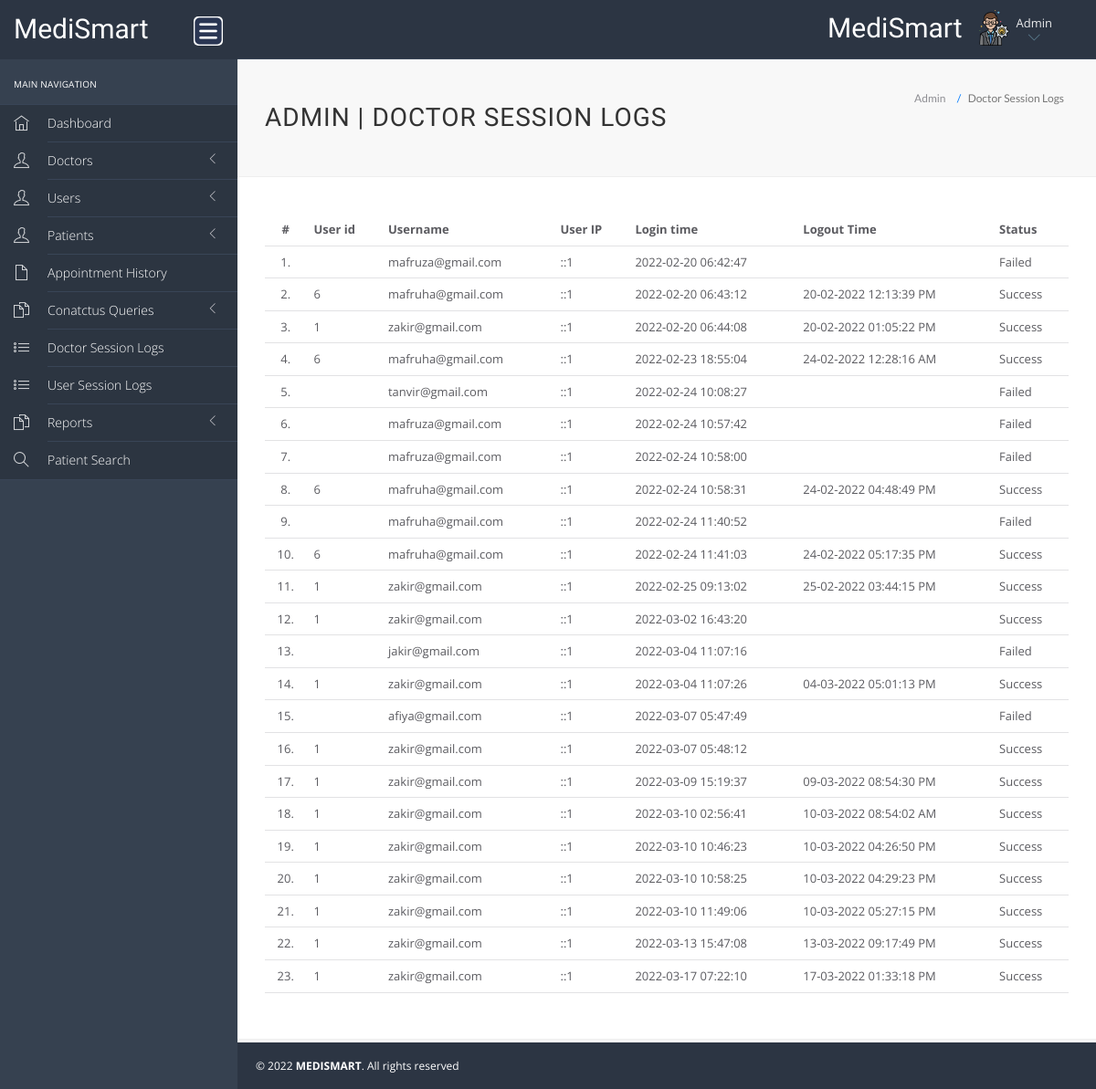
The page /hms/admin/doctor-logs.php (signed in) on the database as committed earlier.
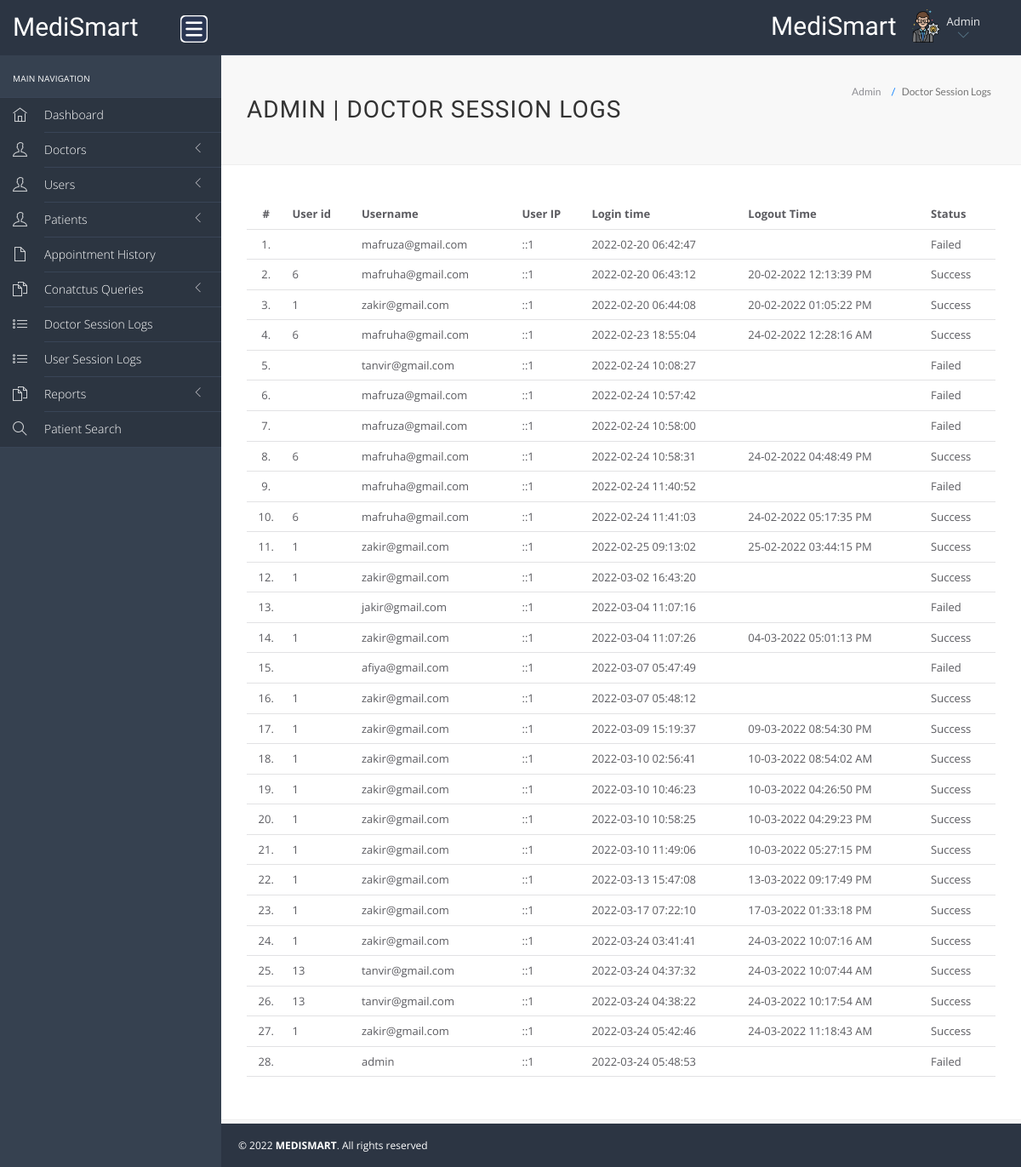
The same page on the database as committed later.
### tables this page shows
CREATE TABLE `doctorslog` (
  `id` int(11) NOT NULL,
  `uid` int(11) DEFAULT NULL,
  `username` varchar(255) DEFAULT NULL,
  `userip` binary(16) DEFAULT NULL,
  `loginTime` timestamp NULL DEFAULT current_timestamp(),
  `logout` varchar(255) DEFAULT NULL,
  `status` int(11) DEFAULT NULL
);

### hms/admin/doctor-logs.php (the view, shortened to what this page needs)
<?php
include('include/config.php');
?>
<!DOCTYPE html>
<html lang="en">
	<head>
		<link rel="stylesheet" href="vendor/bootstrap/css/bootstrap.min.css">
		<link rel="stylesheet" href="vendor/fontawesome/css/font-awesome.min.css">
		<link rel="stylesheet" href="vendor/themify-icons/themify-icons.min.css">
		<link href="vendor/animate.css/animate.min.css" rel="stylesheet" media="screen">
		<link href="vendor/perfect-scrollbar/perfect-scrollbar.min.css" rel="stylesheet" media="screen">
		<link href="vendor/switchery/switchery.min.css" rel="stylesheet" media="screen">
		<link href="vendor/bootstrap-touchspin/jquery.bootstrap-touchspin.min.css" rel="stylesheet" media="screen">
		<link href="vendor/select2/select2.min.css" rel="stylesheet" media="screen">
		<link href="vendor/bootstrap-datepicker/bootstrap-datepicker3.standalone.min.css" rel="stylesheet" media="screen">
		<link href="vendor/bootstrap-timepicker/bootstrap-timepicker.min.css" rel="stylesheet" media="screen">
		<link rel="stylesheet" href="assets/css/styles.css">
		<link rel="stylesheet" href="assets/css/plugins.css">
		<link rel="stylesheet" href="assets/css/themes/theme-5.css" id="skin_color" />
	</head>
	<body>
		<div id="app">
<?php include('include/sidebar.php');?>
			<div class="app-content">
					<?php include('include/header.php');?>
				<div class="main-content" >
					<div class="wrap-content container" id="container">
						<section id="page-title">
							<div class="row">
								<div class="col-sm-8">
									<h1 class="mainTitle">Admin  | Doctor Session Logs</h1>
																	</div>
								<ol class="breadcrumb">
									<li>
										<span>Admin </span>
									</li>
									<li class="active">
										<span>Doctor Session Logs</span>
									</li>
								</ol>
							</div>
						</section>
						<div class="container-fluid container-fullw bg-white">
									<div class="row">
								<div class="col-md-12">
									<table class="table table-hover" id="sample-table-1">
										<thead>
											<tr>
												<th class="center">#</th>
												<th class="hidden-xs">User id</th>
												<th>Username</th>
												<th>User IP</th>
												<th>Login time</th>
												<th>Logout Time </th>
												<th> Status </th>
											</tr>
										</thead>
										<tbody>
<?php
$sql=mysqli_query($con,"select * from doctorslog ");
$cnt=1;
while($row=mysqli_fetch_array($sql))
{
?>
											<tr>
												<td class="center"><?php echo $cnt;?>.</td>
												<td class="hidden-xs"><?php echo $row['uid'];?></td>
												<td class="hidden-xs"><?php echo $row['username'];?></td>
												<td><?php echo $row['userip'];?></td>
												<td><?php echo $row['loginTime'];?></td>
												<td><?php echo $row['logout'];?>
												</td>
												<td>
<?php if($row['status']==1)
{
	echo "Success";
}
else
{
	echo "Failed";
}?>
</td>
											</tr>
											<?php
$cnt=$cnt+1;
											 }?>
										</tbody>
									</table>
								</div>
							</div>
								</div>
					</div>
				</div>
			</div>
	<?php include('include/footer.php');?>
		</div>
	</body>
</html>

### hms/admin/include/sidebar.php (shortened to what this page needs)
<div class="sidebar app-aside" id="sidebar">
    <div class="sidebar-container perfect-scrollbar">
        <nav>
            <div class="navbar-title">
                <span>Main Navigation</span>
            </div>
            <ul class="main-navigation-menu">
                <li>
                    <a href="dashboard.php">
                        <div class="item-content">
                            <div class="item-media">
                                <i class="ti-home"></i>
                            </div>
                            <div class="item-inner">
                                <span class="title"> Dashboard </span>
                            </div>
                        </div>
                    </a>
                </li>
                <li>
                    <a href="javascript:void(0)">
                        <div class="item-content">
                            <div class="item-media">
                                <i class="ti-user"></i>
                            </div>
                            <div class="item-inner">
                                <span class="title"> Doctors </span><i class="icon-arrow"></i>
                            </div>
                        </div>
                    </a>
                </li>
                <li>
                    <a href="javascript:void(0)">
                        <div class="item-content">
                            <div class="item-media">
                                <i class="ti-user"></i>
                            </div>
                            <div class="item-inner">
                                <span class="title"> Users </span><i class="icon-arrow"></i>
                            </div>
                        </div>
                    </a>
                </li>
                <li>
                    <a href="javascript:void(0)">
                        <div class="item-content">
                            <div class="item-media">
                                <i class="ti-user"></i>
                            </div>
                            <div class="item-inner">
                                <span class="title"> Patients </span><i class="icon-arrow"></i>
                            </div>
                        </div>
                    </a>
                </li>
                <li>
                    <a href="appointment-history.php">
                        <div class="item-content">
                            <div class="item-media">
                                <i class="ti-file"></i>
                            </div>
                            <div class="item-inner">
                                <span class="title"> Appointment History </span>
                            </div>
                        </div>
                    </a>
                </li>
                <li>
                    <a href="javascript:void(0)">
                        <div class="item-content">
                            <div class="item-media">
                                <i class="ti-files"></i>
                            </div>
                            <div class="item-inner">
                                <span class="title"> Conatctus Queries </span><i class="icon-arrow"></i>
                            </div>
                        </div>
                    </a>
                </li>
                <li>
                    <a href="doctor-logs.php">
                        <div class="item-content">
                            <div class="item-media">
                                <i class="ti-list"></i>
                            </div>
                            <div class="item-inner">
                                <span class="title"> Doctor Session Logs </span>
                            </div>
                        </div>
                    </a>
                </li>
                <li>
                    <a href="user-logs.php">
                        <div class="item-content">
                            <div class="item-media">
                                <i class="ti-list"></i>
                            </div>
                            <div class="item-inner">
                                <span class="title"> User Session Logs </span>
                            </div>
                        </div>
                    </a>
                </li>
                <li>
                    <a href="javascript:void(0)">
                        <div class="item-content">
                            <div class="item-media">
                                <i class="ti-files"></i>
                            </div>
                            <div class="item-inner">
                                <span class="title"> Reports </span><i class="icon-arrow"></i>
                            </div>
                        </div>
                    </a>
                <li>
                    <a href="patient-search.php">
                        <div class="item-content">
                            <div class="item-media">
                                <i class="ti-search"></i>
                            </div>
                            <div class="item-inner">
                                <span class="title"> Patient Search </span>
                            </div>
                        </div>
                    </a>
                </li>
                </li>
            </ul>
        </nav>
    </div>
</div>

### hms/admin/include/header.php (shortened to what this page needs)
<header class="navbar navbar-default navbar-static-top">
    <div class="navbar-header">
        <a class="navbar-brand" href="#">
            <h2 style="padding-top:10%; color: white; ">MediSmart</h2>
        </a>
        <a href="#" class="sidebar-toggler pull-right visible-md visible-lg" data-toggle-class="app-sidebar-closed"
            data-toggle-target="#app">
            <img src="../assets/images/menu.png" alt="Menu" width="32" height="32"
                style="background-color: white; border-radius: 5px;">
        </a>
    </div>
    <div class="navbar-collapse collapse">
        <ul class="nav navbar-right">
            <li style="padding-top:5% ">
                <h2 style="color: white">MediSmart</h2>
            </li>
            <li class="dropdown current-user">
                <a href class="dropdown-toggle" data-toggle="dropdown">
                    <img src="assets/images/admin.png"> <span class="username">
                        Admin
                        <i class="ti-angle-down"></i></i></span>
                </a>
            </li>
        </ul>
    </div>
</header>

### hms/admin/include/footer.php
<footer>
    <div class="footer-inner">
        <div class="pull-left">
            &copy; <span class="current-year"></span><span class="text-bold text-uppercase"> MediSmart</span>. <span>All
                rights reserved</span>
        </div>
    </div>
</footer>

### hms/admin/assets/css/plugins.css (style rules this page uses)
.perfect-scrollbar { overflow-y: hidden !important; }

### hms/admin/assets/css/themes/theme-5.css (style rules this page uses)
body { background: #f8f8f8; }
header .navbar-header { background: #2c3543 !important; border-right-color: transparent !important; border-bottom-color: transparent !important; }
header .navbar-header .sidebar-toggler, header .navbar-header .sidebar-mobile-toggler { color: #5f8295 !important; }
header .navbar-header .navbar-brand { color: #ffffff !important; }
header .navbar-collapse { background: #2c3543 !important; border-bottom-color: #394557 !important; box-shadow: none !important; }
header .navbar-collapse .navbar-right > li > a { color: #ffffff; }
header .navbar-collapse .navbar-right > li > a i { color: #5f8295 !important; }
#sidebar { background: #364150 !important; }
#sidebar:before { border-right-width: 0 !important; border-right-style: solid; border-right-color: transparent !important; }
#sidebar nav { border-right-width: 0 !important; border-right-style: solid; border-right-color: transparent !important; }
#sidebar nav .navbar-title { color: white; }
#sidebar nav > ul { background: #2c3541 !important; border-bottom-color: #394557 !important; border-top-color: #394557 !important; }
#sidebar nav > ul > li > a .item-media > i { color: rgba(255, 255, 255, 0.8) !important; }
#sidebar nav > ul > li > a .item-inner { color: white !important; border-bottom-color: #394557; }
#app > footer { background: #2c3543 !important; border-top-color: transparent !important; color: #ffffff; }

Rows that differ between the two databases and show on the page:
added doctorslog: uid "1", username "zakir@gmail.com", userip "::1", loginTime "2022-03-24 03:41:41", logout "24-03-2022 10:07:16 AM", status "Success"
added doctorslog: uid "13", username "tanvir@gmail.com", userip "::1", loginTime "2022-03-24 04:37:32", logout "24-03-2022 10:07:44 AM", status "Success"
added doctorslog: uid "13", username "tanvir@gmail.com", userip "::1", loginTime "2022-03-24 04:38:22", logout "24-03-2022 10:17:54 AM", status "Success"
added doctorslog: uid "1", username "zakir@gmail.com", userip "::1", loginTime "2022-03-24 05:42:46", logout "24-03-2022 11:18:43 AM", status "Success"
added doctorslog: username "admin", userip "::1", loginTime "2022-03-24 05:48:53", status "Failed"
